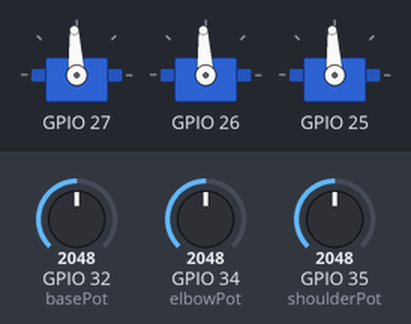
The program below on a simulated ESP32. Parts: 3 × servo. The inputs (shaded band) are chosen by the test bench; at power-on: GPIO 32 (basePot) = 2048, GPIO 34 (elbowPot) = 2048, GPIO 35 (shoulderPot) = 2048. Servo pulses on a pin are drawn as a servo (544–2400 µs = 0–180°); what the program prints to the serial monitor is not drawn.

Above: at 1.2 s.
1.3 s: GPIO 32 (basePot) set to 2866
At 2.2 s:
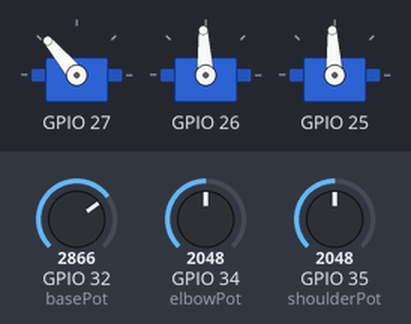
2.8 s: GPIO 34 (elbowPot) set to 1228
At 3.6 s:
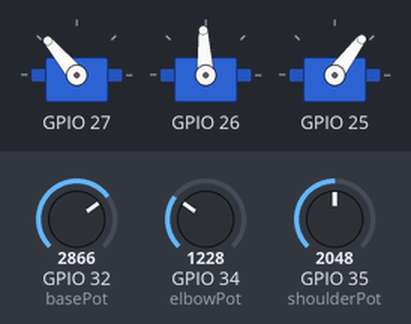
4.3 s: GPIO 35 (shoulderPot) set to 3603
At 5.5 s:
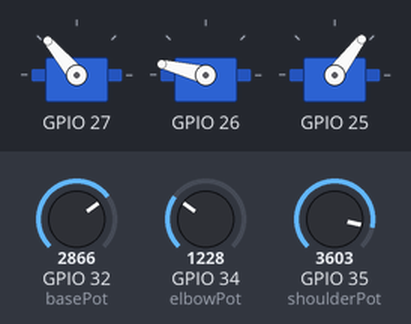
5.8 s: GPIO 35 (shoulderPot) set to 4095
At 6.9 s:
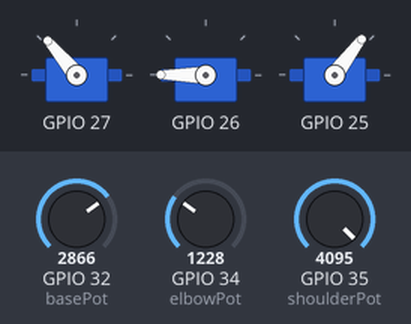
7.3 s: GPIO 34 (elbowPot) set to 491
At 8.2 s:
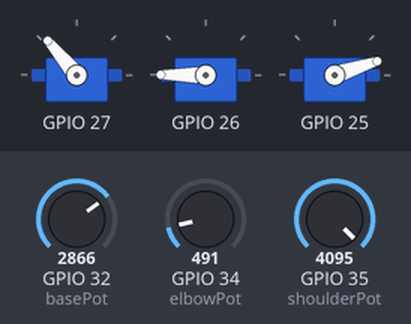
8.8 s: GPIO 32 (basePot) set to 2047
At 9.5 s:
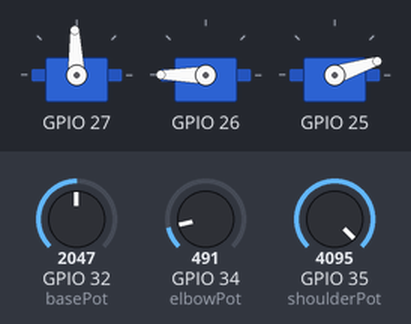
Timing chart, 0 to 11.3 s (numbered marks = the images above; inputs shaded):
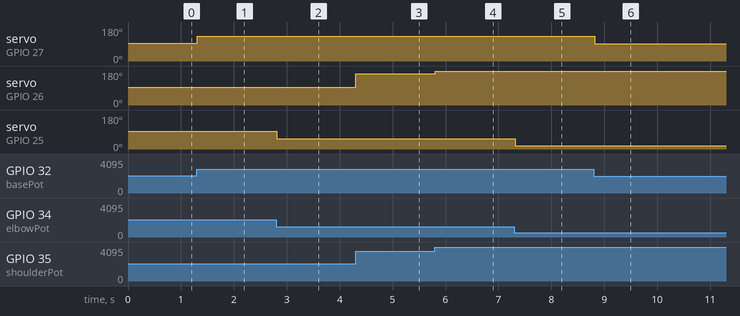

The program:

main.cpp
```cpp
#include <Arduino.h>
#include <myServo.h>

int basePot = 32;
int shoulderPot = 35;
int elbowPot = 34;
myServo baseServo(27, 0, 0, 180);
myServo shoulderServo(26, 1, 0, 180);
myServo elbowServo(25, 2, 0, 180);

void setup() {
  Serial.begin(115200);
  pinMode(basePot, INPUT);
  pinMode(shoulderPot, INPUT);
  pinMode(elbowPot, INPUT);
}

void loop() {
  int baseAngle = map(analogRead(basePot), 0, 4095, 0, 180);
  int shoulderAngle = map(analogRead(shoulderPot), 0, 4095, 0, 180);
  int elbowAngle = map(analogRead(elbowPot), 0, 4095, 0, 180);

  Serial.println(baseAngle);
  Serial.println(shoulderAngle);
  Serial.println(elbowAngle);

  baseServo.move(baseAngle);
  shoulderServo.move(shoulderAngle);
  elbowServo.move(elbowAngle);
}
```

myServo.cpp
```cpp
#include "myServo.h"

myServo::myServo(int pin, int channel, int minAngle, int maxAngle) {
    _pin = pin;
    _channel = channel;
    _minAngle = minAngle;
    _maxAngle = maxAngle;
    _lastTime = 0;
    _interval = 20;

    ledcSetup(_channel, 50, 16);
    ledcAttachPin(_pin, _channel);
}

int myServo::angleToPulse(int angle) {
    return map(angle, 0, 180, 1638, 8192);
}

void myServo::move(int targetAngle) {
    targetAngle = constrain(targetAngle, _minAngle, _maxAngle);
    unsigned long currentTime = millis();

    _currentAngle = targetAngle;

    if (currentTime - _lastTime >= _interval) {
        _lastTime = currentTime;

        ledcWrite(_channel, angleToPulse(targetAngle));

    }
}

void myServo::moveTo(int angle, int speed) {
    _targetAngle = constrain(angle, _minAngle, _maxAngle);
    unsigned long currentTime = millis();

    if (currentTime - _lastTime >= _interval) {
        float step = speed * (_interval / 1000.0);

        if (_currentAngle < _targetAngle ) {
            _currentAngle += step;
            if (_currentAngle > _targetAngle) _currentAngle = _targetAngle;
        }
        else if (_currentAngle > _targetAngle ) {
            _currentAngle -= step;
            if (_currentAngle < _targetAngle) _currentAngle = _targetAngle;
        }

        ledcWrite(_channel, angleToPulse(_currentAngle));
        _lastTime = currentTime;
    }
}

int myServo::getAngle() {
    return Serial.println(_currentAngle);
}
```

myServo.h
```cpp
#ifndef myServo_h
#define myServo_h

#include <Arduino.h>

class myServo {
    private:
        int _pin;
        int _channel;
        int _targetAngle;
        int _minAngle;
        int _maxAngle;
        float _currentAngle;

        unsigned long _lastTime;
        int _interval;

        int angleToPulse(int angle);

    public:
        myServo(int pin, int channel, int minAngle = 0, int maxAngle = 180);
        void move(int targelAngle);
        void moveTo(int angle, int speed);
        int getAngle();
};

#endif
```

Measured:
- after the input at 1.3 s, servo on GPIO 27: 93° → 130° at once
- after the input at 2.8 s, servo on GPIO 25: 93° → 53° at once
- after the input at 4.3 s, servo on GPIO 26: 93° → 166° at once
- after the input at 5.8 s, servo on GPIO 26: 166° → 180° at once
- after the input at 7.3 s, servo on GPIO 25: 53° → 18° at once
- after the input at 8.8 s, servo on GPIO 27: 130° → 92° at once
